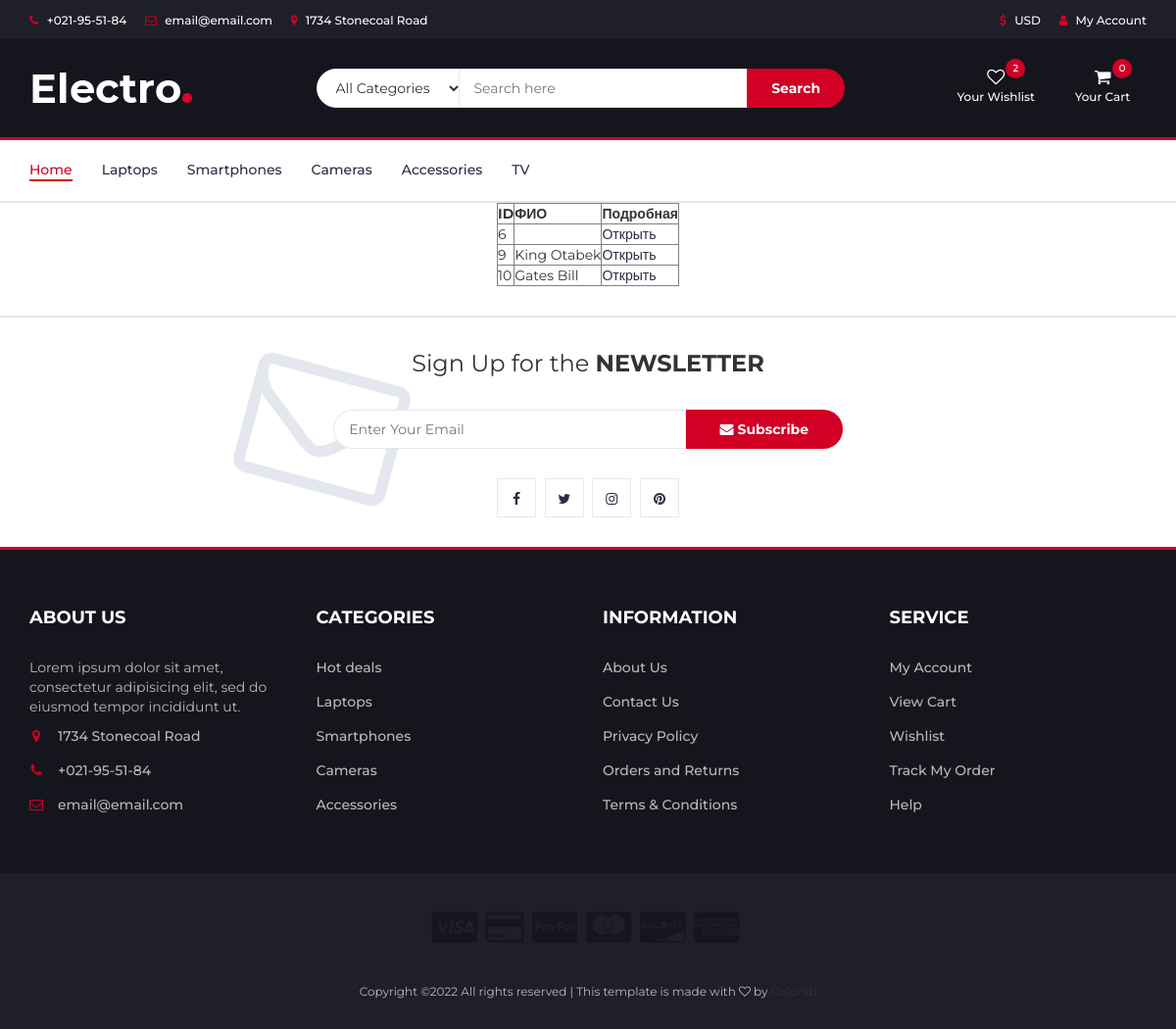
Screenshot of /orders/ with the database file from the repository.
### main/models.py (models this page shows, shortened)
class Category(models.Model):
    title = models.CharField(max_length=300)
    logo = models.ImageField(upload_to='uploads')
    is_main = models.BooleanField()

class Cart(models.Model):
    title = models.CharField(max_length=300, blank=True, default='')
    email = models.CharField(max_length=200, blank=True, default='')
    last_name = models.CharField(max_length=200, blank=True, default='')
    first_name = models.CharField(max_length=200, blank=True, default='')
    zip_code = models.CharField(max_length=200, blank=True, default='')
    country = models.CharField(max_length=200, blank=True, default='')
    city = models.CharField(max_length=200, blank=True, default='')
    person = models.CharField(max_length=200, blank=True, default='')
    phone = models.CharField(max_length=200, blank=True, default='')
    address = models.CharField(max_length=200, blank=True, default='')
    payed = models.IntegerField(default=0)
    status = models.IntegerField(default=0)
    session_id = models.CharField(max_length=300, blank=True, null=True ,default='')
    amount = models.FloatField(default=0)
    discount = models.FloatField(default=0)
    orig_price = models.FloatField(default=0)
    price = models.FloatField(default=0)
    is_accepted = models.BooleanField(default=False)

### main/views.py (the view)
# urls.py: path('orders/', views.orderHandler, name='orders'),
def orderHandler(request):
	categories = Category.objects.all()
	orders = Cart.objects.filter(status=1)
	return render(request, 'orders.html', {
		'orders': orders,
		'categories':categories,
	})

### templates/orders.html
{% extends 'main.html' %}
{% block content %}
    <table border="1" style="margin:0 auto">
        <tr>
            <th>ID</th>
            <th>ФИО</th>
            <th>Подробная</th>
        </tr>
        {% for order in orders %}
        <tr>
            <td>{{ order.id }}</td>
            <td>{{ order.last_name }} {{ order.first_name }}</td>
            <td><a href="/orders/{{ order.id }}">Открыть</a></td
        </tr>
        {% endfor %}
    </table>
{% endblock %}

### templates/main.html (shortened to what this page needs)
{% load static %}
<!DOCTYPE html>
<html lang="en">
	<head>
		<link type="text/css" rel="stylesheet" href="{% static 'css/bootstrap.min.css' %}"/>
		<link type="text/css" rel="stylesheet" href="{% static 'css/slick.css' %}"/>
		<link type="text/css" rel="stylesheet" href="{% static 'css/slick-theme.css' %}"/>
		<link type="text/css" rel="stylesheet" href="{% static 'css/nouislider.min.css' %}"/>
		<link rel="stylesheet" href="{% static 'css/font-awesome.min.css' %}">
		<link href="//maxcdn.bootstrapcdn.com/font-awesome/4.1.0/css/font-awesome.min.css" rel="stylesheet"/>
		<link type="text/css" rel="stylesheet" href="{% static 'css/style.css' %}"/>
	</head>
	<body>
		{% load tags-library %}
		<header>
			<div id="top-header">
				<div class="container">
					<ul class="header-links pull-left">
						<li><a href="#"><i class="fa fa-phone"></i> +021-95-51-84</a></li>
						<li><a href="#"><i class="fa fa-envelope-o"></i> email@email.com</a></li>
						<li><a href="#"><i class="fa fa-map-marker"></i> 1734 Stonecoal Road</a></li>
					</ul>
					<ul class="header-links pull-right">
						<li><a href="#"><i class="fa fa-dollar"></i> USD</a></li>
						<li><a href="#"><i class="fa fa-user"></i> My Account</a></li>
					</ul>
				</div>
			</div>
			<div id="header">
				<div class="container">
					<div class="row">
						<div class="col-md-3">
							<div class="header-logo">
								<a href="{% url 'index' %}" class="logo">
									<img src="/media/img/logo.png" alt="">
								</a>
							</div>
						</div>
						<div class="col-md-6">
							<div class="header-search">
								<form method="GET" action="/products">
									<select class="input-select" name={{category_id}}>
										<option value="0">All Categories</option>
									<input class="input" name="q" placeholder="Search here" value="{{search_value}}">
									<button class="search-btn">Search</button>
								</form>
							</div>
						</div>
						<div class="col-md-3 clearfix">
							<div class="header-ctn">
								<div>
									<a href="#">
										<i class="fa fa-heart-o"></i>
										<span>Your Wishlist</span>
										<div class="qty">2</div>
									</a>
								</div>
								<div class="dropdown">
									<a class="dropdown-toggle" data-toggle="dropdown" aria-expanded="true">
										<i class="fa fa-shopping-cart"></i>
										<span>Your Cart</span>
										<div class="qty">{% if cart %} {{cart.amount | to_int}} {% else %}0{% endif %}</div>
									</a>
								</div>
							</div>
						</div>
					</div>
				</div>
			</div>
		</header>
		<nav id="navigation">
			<div class="container">
				<div id="responsive-nav">
					<ul class="main-nav nav navbar-nav">
						<li {% if not active_category %} class="active" {% endif %}><a href="{% url 'index' %}">Home</a></li>
						{% for category in categories %}
							<li {% if active_category and active_category.id == category.id %} class="active" {% endif %}><a href="/products/?category_id={{category.id}}">{{category.title}}</a></li>
						{% endfor %}
					</ul>
				</div>
			</div>
		</nav>
		{% block content %}
		{% endblock content %}
		<div id="newsletter" class="section">
			<div class="container">
				<div class="row">
					<div class="col-md-12">
						<div class="newsletter">
							<p>Sign Up for the <strong>NEWSLETTER</strong></p>
							<form>
								<input class="input" type="email" placeholder="Enter Your Email">
								<button class="newsletter-btn"><i class="fa fa-envelope"></i> Subscribe</button>
							</form>
							<ul class="newsletter-follow">
								<li>
									<a href="#"><i class="fa fa-facebook"></i></a>
								</li>
								<li>
									<a href="#"><i class="fa fa-twitter"></i></a>
								</li>
								<li>
									<a href="#"><i class="fa fa-instagram"></i></a>
								</li>
								<li>
									<a href="#"><i class="fa fa-pinterest"></i></a>
								</li>
							</ul>
						</div>
					</div>
				</div>
			</div>
		</div>
		<footer id="footer">
			<div class="section">
				<div class="container">
					<div class="row">
						<div class="col-md-3 col-xs-6">
							<div class="footer">
								<h3 class="footer-title">About Us</h3>
								<p>Lorem ipsum dolor sit amet, consectetur adipisicing elit, sed do eiusmod tempor incididunt ut.</p>
								<ul class="footer-links">
									<li><a href="#"><i class="fa fa-map-marker"></i>1734 Stonecoal Road</a></li>
									<li><a href="#"><i class="fa fa-phone"></i>+021-95-51-84</a></li>
									<li><a href="#"><i class="fa fa-envelope-o"></i>email@email.com</a></li>
								</ul>
							</div>
						</div>
						<div class="col-md-3 col-xs-6">
							<div class="footer">
								<h3 class="footer-title">Categories</h3>
								<ul class="footer-links">
									<li><a href="#">Hot deals</a></li>
									<li><a href="#">Laptops</a></li>
									<li><a href="#">Smartphones</a></li>
									<li><a href="#">Cameras</a></li>
									<li><a href="#">Accessories</a></li>
								</ul>
							</div>
						</div>
						<div class="col-md-3 col-xs-6">
							<div class="footer">
								<h3 class="footer-title">Information</h3>
								<ul class="footer-links">
									<li><a href="#">About Us</a></li>
									<li><a href="#">Contact Us</a></li>
									<li><a href="#">Privacy Policy</a></li>
									<li><a href="#">Orders and Returns</a></li>
									<li><a href="#">Terms & Conditions</a></li>
								</ul>
							</div>
						</div>
						<div class="col-md-3 col-xs-6">
							<div class="footer">
								<h3 class="footer-title">Service</h3>
								<ul class="footer-links">
									<li><a href="#">My Account</a></li>
									<li><a href="#">View Cart</a></li>
									<li><a href="#">Wishlist</a></li>
									<li><a href="#">Track My Order</a></li>
									<li><a href="#">Help</a></li>
								</ul>
							</div>
						</div>
					</div>
				</div>
			</div>
			<div id="bottom-footer" class="section">
				<div class="container">
					<div class="row">
						<div class="col-md-12 text-center">
							<ul class="footer-payments">
								<li><a href="#"><i class="fa fa-cc-visa"></i></a></li>
								<li><a href="#"><i class="fa fa-credit-card"></i></a></li>
								<li><a href="#"><i class="fa fa-cc-paypal"></i></a></li>
								<li><a href="#"><i class="fa fa-cc-mastercard"></i></a></li>
								<li><a href="#"><i class="fa fa-cc-discover"></i></a></li>
								<li><a href="#"><i class="fa fa-cc-amex"></i></a></li>
							</ul>
							<span class="copyright">
								Copyright &copy;<script>document.write(new Date().getFullYear());</script> All rights reserved | This template is made with <i class="fa fa-heart-o" aria-hidden="true"></i> by <a href="https://colorlib.com" target="_blank">Colorlib</a>
							</span>
						</div>
					</div>
				</div>
			</div>
		</footer>
	</body>
</html>

### static/css/style.css (style rules this page uses)
body { font-family: 'Montserrat', sans-serif; font-weight: 400; color: #333; }
h1, h2, h3, h4, h5, h6 { color: #2B2D42; font-weight: 700; margin: 0 0 10px; }
a { color: #2B2D42; font-weight: 500; -webkit-transition: 0.2s color; transition: 0.2s color; }
ul, ol { margin: 0; padding: 0; list-style: none }
.input { height: 40px; padding: 0px 15px; border: 1px solid #E4E7ED; background-color: #FFF; width: 100%; }
.input-select { padding: 0px 15px; background: #FFF; border: 1px solid #E4E7ED; height: 40px; }
.section { padding-top: 30px; padding-bottom: 30px; }
#top-header { padding-top: 10px; padding-bottom: 10px; background-color: #1E1F29; }
.header-links li { display: inline-block; margin-right: 15px; font-size: 12px; }
.header-links li:last-child { margin-right: 0px; }
.header-links li a { color: #FFF; }
.header-links li i { color: #D10024; margin-right: 5px; }
#header { padding-top: 15px; padding-bottom: 15px; background-color: #15161D; }
.header-logo { float: left; }
.header-logo .logo img { display: block; }
.header-search { padding: 15px 0px; }
.header-search form { position: relative; }
.header-search form .input-select { margin-right: -4px; border-radius: 40px 0px 0px 40px; }
.header-search form .input { width: calc(100% - 260px); margin-right: -4px; }
.header-search form .search-btn { height: 40px; width: 100px; background: #D10024; color: #FFF; font-weight: 700; border: none; border-radius: 0px 40px 40px 0px; }
.header-ctn { float: right; padding: 15px 0px; }
.header-ctn>div { display: inline-block; }
.header-ctn>div+div { margin-left: 15px; }
.header-ctn>div>a { display: block; position: relative; width: 90px; text-align: center; color: #FFF; }
.header-ctn>div>a>i { display: block; font-size: 18px; }
.header-ctn>div>a>span { font-size: 12px; }
.header-ctn>div>a>.qty { position: absolute; right: 15px; top: -10px; width: 20px; height: 20px; line-height: 20px; text-align: center; border-radius: 50%; font-size: 10px; color: #FFF; background-color: #D10024; }
#navigation { background: #FFF; border-bottom: 2px solid #E4E7ED; border-top: 3px solid #D10024; }
.main-nav>li+li { margin-left: 30px }
.main-nav>li>a { padding: 20px 0px; }
.main-nav>li>a:hover, .main-nav>li>a:focus, .main-nav>li.active>a { color: #D10024; background-color: transparent; }
.main-nav>li>a:after { content: ""; display: block; width: 0%; height: 2px; background-color: #D10024; -webkit-transition: 0.2s all; transition: 0.2s all; }
.main-nav>li>a:hover:after, .main-nav>li>a:focus:after, .main-nav>li.active>a:after { width: 100%; }
#newsletter.section { border-top: 2px solid #E4E7ED; border-bottom: 3px solid #D10024; margin-top: 30px; }
.newsletter { text-align: center; }
.newsletter p { font-size: 24px; }
.newsletter form { position: relative; max-width: 520px; margin: 30px auto; }
.newsletter form:after { content: "\f003"; font-family: FontAwesome; position: absolute; font-size: 160px; color: #E4E7ED; top: 15px; -webkit-transform: translateY(-50%) rotate(15deg); -ms-transform: translateY(-50%) rotate(15deg); transform: translateY(-50%) rotate(15deg); z-index: -1; left: -90px; }
.newsletter form .input { width: calc(100% - 160px); margin-right: -4px; border-radius: 40px 0px 0px 40px; }
.newsletter form .newsletter-btn { width: 160px; height: 40px; font-weight: 700; background: #D10024; color: #FFF; border: none; border-radius: 0px 40px 40px 0px; }
.newsletter .newsletter-follow { text-align: center; }
.newsletter .newsletter-follow li { display: inline-block; margin-right: 5px; }
.newsletter .newsletter-follow li:last-child { margin-right: 0px; }
.newsletter .newsletter-follow li a { position: relative; display: block; width: 40px; height: 40px; text-align: center; line-height: 40px; border: 1px solid #E4E7ED; background-color: #FFF; -webkit-transition: 0.2s all; transition: 0.2s all; }
#footer { background: #15161D; color: #B9BABC; }
#bottom-footer { background: #1E1F29; }
.footer { margin: 30px 0px; }
.footer .footer-title { color: #FFF; text-transform: uppercase; font-size: 18px; margin: 0px 0px 30px; }
.footer-links li+li { margin-top: 15px; }
.footer-links li a { color: #B9BABC; }
.footer-links li i { margin-right: 15px; color: #D10024; width: 14px; text-align: center; }
.copyright { margin-top: 30px; display: block; font-size: 12px; }
.footer-payments li { display: inline-block; margin-right: 5px; }
.footer-payments li a { color: #15161D; font-size: 36px; display: block; }

### rows the page displays
Category: title "Laptops"
Category: title "Smartphones"
Category: title "Cameras"
Category: title "Accessories"
Category: title "TV"
Cart: id "6"
Cart: id "9", last_name "King", first_name "Otabek"
Cart: id "10", last_name "Gates", first_name "Bill"
